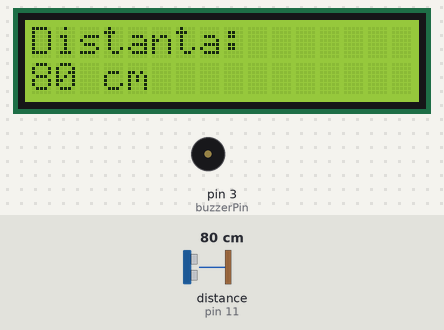
Bench run of a sketch on a simulated Arduino Uno, built with avr-gcc and run on an emulated ATmega328P. On the bench: 16×2 character LCD, buzzer (waves = sounding). Wiring (inferred from the names in the program): ultrasonic range finder: trigger pin 12; echo pin 11. The inputs (shaded band) are chosen by the test bench; at power-on: distance to the obstacle (sensor on pin 11) 80 cm. The echo pulse lasts 58.3 µs per cm; what the sketch prints to the serial monitor is not drawn.

Above: at 1.3 s.
1.4 s: distance to the obstacle (sensor on pin 11) set to 43 cm
At 2.9 s:
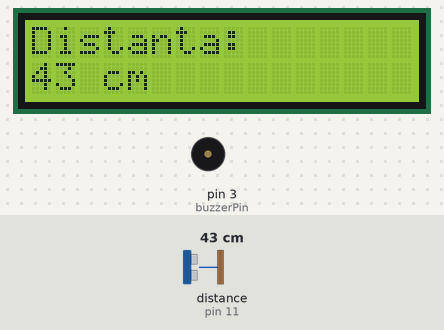
3.5 s: distance to the obstacle (sensor on pin 11) set to 34 cm
At 4.83 s:
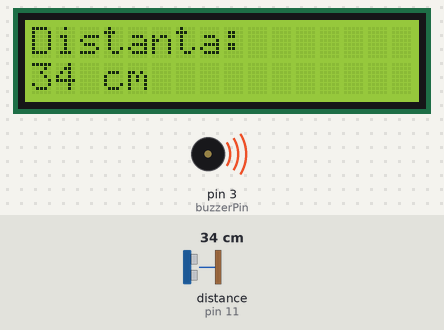
6.5 s: distance to the obstacle (sensor on pin 11) set to 120 cm
At 8.1 s:
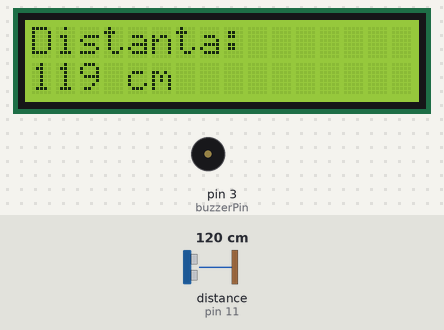
9.1 s: distance to the obstacle (sensor on pin 11) set to 44 cm
At 12.0 s:
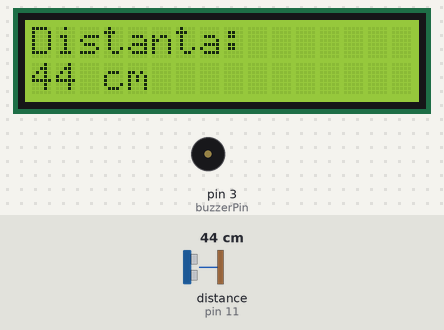
12.1 s: distance to the obstacle (sensor on pin 11) set to 38 cm
At 13.8 s:
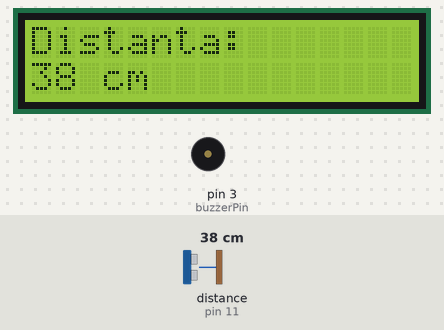
Timing chart, 0 to 15.8 s (numbered marks = the images above; inputs shaded):
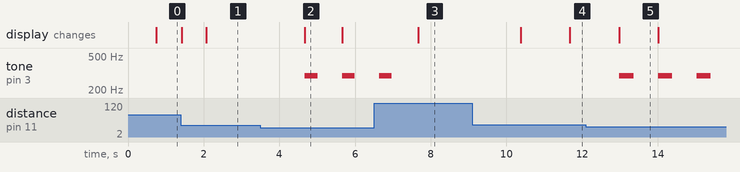

Measured:
- the behaviour switches between 40 and 39 cm on distance to the obstacle (sensor on pin 11) (found by bisection; images 1 and 2)
- the behaviour switches between 41 and 40 cm on distance to the obstacle (sensor on pin 11) (found by bisection; images 4 and 5)
- after the input at 1.4 s, the display: first differs from a run without the input after 0.67 s (image 1)
- after the input at 3.5 s, tone on pin 3 (buzzerPin): alternates 294 Hz for 0.34 s and silent for 0.65 s, starting after 1.2 s; the display: changes after 1.2 s (image 2)
- after the input at 6.5 s, tone on pin 3 (buzzerPin): goes on until 7.0 s, then stays silent; the display: changes after 1.2 s (image 3)
- after the input at 9.1 s, the display: first changes after 1.3 s (image 4 shows a later state)
- after the input at 12.1 s, tone on pin 3 (buzzerPin): alternates 294 Hz for 0.37 s and silent for 0.65 s, starting after 0.88 s; the display: changes after 0.88 s (image 5)

The sketch:

m15_UltrasonicHCSR04onLCDandBuzzer.ino
```cpp
/*
  I2C         Arduino
  ----------------
  GND          GND
  VCC          5V
  SDA          A4
  SCL          A5


  HCSR04      ARDUINO
  -------------------
  VCC         5v
  Trig        D12
  Echo        D11
  GND         GND

  Buzzer     ARDUINO
  -------------------
  VCC         5v
  GND         GND
  I/O         3D

*/
#include <Wire.h>
#include <LiquidCrystal_I2C.h>

#define trigPin 12
#define echoPin 11
#define buzzerPin 3

int avarageDistance[10];
long prevTime;

LiquidCrystal_I2C lcd(0x27,16,2);

void setup() {
  Serial.begin (9600);
  pinMode(trigPin, OUTPUT);
  pinMode(echoPin, INPUT);
  pinMode(buzzerPin,OUTPUT);

  lcd.init();
  lcd.backlight();
  lcd.print("Distanta:");
}

void loop() {

  long duration, distance;

  for(int i=0;i<10;i++){
    avarageDistance[i] = 0;
  }

  for(int y=0;y<10;y++){
    long duration, distance;
    digitalWrite(trigPin, LOW);
    delayMicroseconds(2);
    digitalWrite(trigPin, HIGH);
    delayMicroseconds(10);
    digitalWrite(trigPin, LOW);
    duration = pulseIn(echoPin, HIGH);
    distance = (duration/2) / 29.1;
    avarageDistance[y] = distance;
    delay(60);
  }

  int x = verify();
  if(x != 0){
    lcd.setCursor(0,1);
    for(int i= 0 ; i<16 ; i++){
      lcd.print(" ");
    }
    lcd.setCursor(0,1);
    lcd.print(x);
    lcd.print(" cm");
  }
  if(x < 40){
    Serial.println("Buzz Buzz!");
    Buzzer(x*10);
  }

}

int verify(){
   for(int i=0;i<10;i++){
    if(avarageDistance[i] >= 500){
      avarageDistance[i] = 0;
    }
    if(avarageDistance[i] <= 0.2){
      avarageDistance[i] = 0;
    }
    if(avarageDistance[i] != 0){
      return avarageDistance[i];
    }
  }
}

void Buzzer(int freq){
  tone(buzzerPin, 294);
  delay(freq);
  noTone(buzzerPin);
}
```
